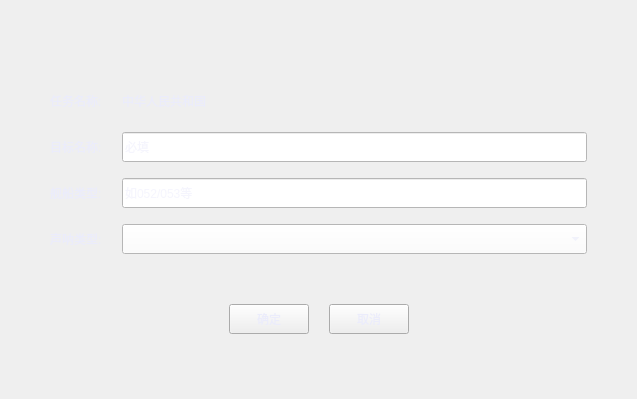
<?xml version="1.0" encoding="UTF-8"?>
<ui version="4.0">
 <class>NewTargetDialog</class>
 <widget class="QFrame" name="NewTargetDialog">
  <property name="geometry">
   <rect>
    <x>0</x>
    <y>0</y>
    <width>637</width>
    <height>399</height>
   </rect>
  </property>
  <property name="windowTitle">
   <string>Dialog</string>
  </property>
  <property name="styleSheet">
   <string notr="true">border-image: url(:/destop/background.png);
color:#EBECFB;</string>
  </property>
  <layout class="QVBoxLayout" name="verticalLayout" stretch="1,6,2,1">
   <property name="spacing">
    <number>0</number>
   </property>
   <property name="leftMargin">
    <number>0</number>
   </property>
   <property name="topMargin">
    <number>0</number>
   </property>
   <property name="rightMargin">
    <number>0</number>
   </property>
   <property name="bottomMargin">
    <number>0</number>
   </property>
   <item>
    <widget class="BaseTitleBar" name="titleBar" native="true">
     <property name="minimumSize">
      <size>
       <width>0</width>
       <height>36</height>
      </size>
     </property>
     <property name="maximumSize">
      <size>
       <width>16777215</width>
       <height>36</height>
      </size>
     </property>
    </widget>
   </item>
   <item>
    <layout class="QGridLayout" name="gridLayout">
     <property name="leftMargin">
      <number>50</number>
     </property>
     <property name="topMargin">
      <number>50</number>
     </property>
     <property name="rightMargin">
      <number>50</number>
     </property>
     <property name="bottomMargin">
      <number>50</number>
     </property>
     <property name="horizontalSpacing">
      <number>20</number>
     </property>
     <property name="verticalSpacing">
      <number>16</number>
     </property>
     <item row="0" column="0">
      <widget class="QLabel" name="label">
       <property name="minimumSize">
        <size>
         <width>0</width>
         <height>30</height>
        </size>
       </property>
       <property name="maximumSize">
        <size>
         <width>16777215</width>
         <height>30</height>
        </size>
       </property>
       <property name="styleSheet">
        <string notr="true">border-image:none;</string>
       </property>
       <property name="text">
        <string>任务名称:</string>
       </property>
      </widget>
     </item>
     <item row="0" column="1">
      <widget class="QLabel" name="lbTaskTitle">
       <property name="minimumSize">
        <size>
         <width>0</width>
         <height>30</height>
        </size>
       </property>
       <property name="maximumSize">
        <size>
         <width>16777215</width>
         <height>30</height>
        </size>
       </property>
       <property name="text">
        <string>中华人民共和国</string>
       </property>
      </widget>
     </item>
     <item row="1" column="0">
      <widget class="QLabel" name="label_2">
       <property name="styleSheet">
        <string notr="true">border-image:none;</string>
       </property>
       <property name="text">
        <string>目标名称:</string>
       </property>
      </widget>
     </item>
     <item row="1" column="1">
      <widget class="QLineEdit" name="inTargetName">
       <property name="minimumSize">
        <size>
         <width>0</width>
         <height>30</height>
        </size>
       </property>
       <property name="maximumSize">
        <size>
         <width>16777215</width>
         <height>30</height>
        </size>
       </property>
       <property name="styleSheet">
        <string notr="true">background-color: rgb(255, 255, 255);</string>
       </property>
       <property name="placeholderText">
        <string>必填</string>
       </property>
      </widget>
     </item>
     <item row="2" column="0">
      <widget class="QLabel" name="label_3">
       <property name="styleSheet">
        <string notr="true">border-image:none;</string>
       </property>
       <property name="text">
        <string>舰船类型:</string>
       </property>
      </widget>
     </item>
     <item row="2" column="1">
      <widget class="QLineEdit" name="inShipType">
       <property name="minimumSize">
        <size>
         <width>0</width>
         <height>30</height>
        </size>
       </property>
       <property name="maximumSize">
        <size>
         <width>16777215</width>
         <height>30</height>
        </size>
       </property>
       <property name="styleSheet">
        <string notr="true">background-color: rgb(255, 255, 255);</string>
       </property>
       <property name="placeholderText">
        <string>如052/053等</string>
       </property>
      </widget>
     </item>
     <item row="3" column="0">
      <widget class="QLabel" name="label_4">
       <property name="styleSheet">
        <string notr="true">border-image:none;</string>
       </property>
       <property name="text">
        <string>声呐类型:</string>
       </property>
      </widget>
     </item>
     <item row="3" column="1">
      <widget class="QComboBox" name="cbSonarType">
       <property name="minimumSize">
        <size>
         <width>0</width>
         <height>30</height>
        </size>
       </property>
       <property name="maximumSize">
        <size>
         <width>16777215</width>
         <height>30</height>
        </size>
       </property>
       <property name="styleSheet">
        <string notr="true">background-color: rgb(255, 255, 255);</string>
       </property>
      </widget>
     </item>
    </layout>
   </item>
   <item>
    <layout class="QHBoxLayout" name="horizontalLayout">
     <property name="spacing">
      <number>20</number>
     </property>
     <item>
      <spacer name="horizontalSpacer">
       <property name="orientation">
        <enum>Qt::Horizontal</enum>
       </property>
       <property name="sizeHint" stdset="0">
        <size>
         <width>40</width>
         <height>20</height>
        </size>
       </property>
      </spacer>
     </item>
     <item>
      <widget class="QPushButton" name="btnSave">
       <property name="minimumSize">
        <size>
         <width>0</width>
         <height>30</height>
        </size>
       </property>
       <property name="maximumSize">
        <size>
         <width>16777215</width>
         <height>30</height>
        </size>
       </property>
       <property name="styleSheet">
        <string notr="true">*:hover {
color: rgb(57, 138, 241);
}</string>
       </property>
       <property name="text">
        <string>确定</string>
       </property>
      </widget>
     </item>
     <item>
      <widget class="QPushButton" name="btnCancel">
       <property name="minimumSize">
        <size>
         <width>0</width>
         <height>30</height>
        </size>
       </property>
       <property name="maximumSize">
        <size>
         <width>16777215</width>
         <height>30</height>
        </size>
       </property>
       <property name="styleSheet">
        <string notr="true">*:hover {
color: rgb(57, 138, 241);
}</string>
       </property>
       <property name="text">
        <string>取消</string>
       </property>
      </widget>
     </item>
     <item>
      <spacer name="horizontalSpacer_2">
       <property name="orientation">
        <enum>Qt::Horizontal</enum>
       </property>
       <property name="sizeHint" stdset="0">
        <size>
         <width>40</width>
         <height>20</height>
        </size>
       </property>
      </spacer>
     </item>
    </layout>
   </item>
   <item>
    <spacer name="verticalSpacer">
     <property name="orientation">
      <enum>Qt::Vertical</enum>
     </property>
     <property name="sizeHint" stdset="0">
      <size>
       <width>20</width>
       <height>40</height>
      </size>
     </property>
    </spacer>
   </item>
  </layout>
 </widget>
 <customwidgets>
  <customwidget>
   <class>BaseTitleBar</class>
   <extends>QWidget</extends>
   <header>widget/basetitlebar.h</header>
   <container>1</container>
  </customwidget>
 </customwidgets>
 <resources/>
 <connections>
  <connection>
   <sender>btnCancel</sender>
   <signal>clicked()</signal>
   <receiver>NewTargetDialog</receiver>
   <slot>close()</slot>
   <hints>
    <hint type="sourcelabel">
     <x>383</x>
     <y>315</y>
    </hint>
    <hint type="destinationlabel">
     <x>314</x>
     <y>194</y>
    </hint>
   </hints>
  </connection>
 </connections>
</ui>
